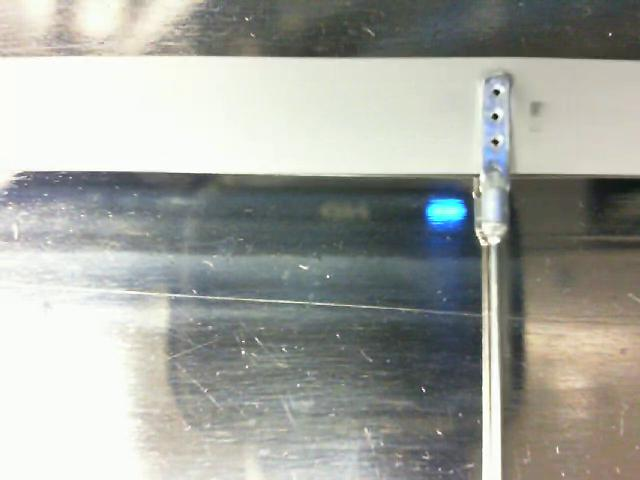
//> input picture 1.jpg, 640 x 480 px
$ ./findContours 1.jpg   (built with g++ and OpenCV 4)
//> lines starting //> are read from the running program, lines starting //| are printed output that depends on the picture; after the words box and inside, x2 and y2 are one past the last pixel; in counts of white or black regions, pixels touching at a corner belong together
#include <opencv2/highgui/highgui.hpp>
#include <opencv2/imgproc/imgproc.hpp>

#include <iostream>
#include <stdio.h>
#include <stdlib.h>

using namespace cv;
using namespace std;

Mat src; Mat src_gray;
int thresh = 100;
int max_thresh = 255;
RNG rng(12345);

void thresh_callback(int, void*);

int main(int argc, char** argv) {
    src = imread(argv[1], 1);
//> src is the input picture: 480 rows x 640 cols, CV_8UC3; mean B, G, R 158.7, 164.8, 162.4

    cvtColor(src, src_gray, CV_BGR2GRAY);
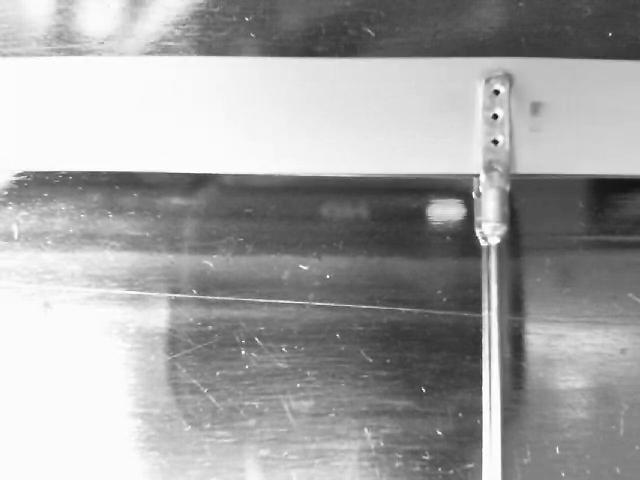
//> src_gray: 480 rows x 640 cols, CV_8UC1; min 8, max 255, mean 163.4
    blur(src_gray, src_gray, Size(1, 1));

    char* source_window = "Source";
    namedWindow(source_window, CV_WINDOW_AUTOSIZE);
    imshow(source_window, src);

    createTrackbar(" Canny thresh:", "Source", &thresh, max_thresh, thresh_callback);
    thresh_callback(0, 0);

    waitKey(0);
    return(0);
}

void thresh_callback(int, void*) {
    Mat canny_output;
    vector< vector<Point> > contours;
    vector<Vec4i> hierarchy;

    Canny(src_gray, canny_output, thresh, thresh*2, 3);
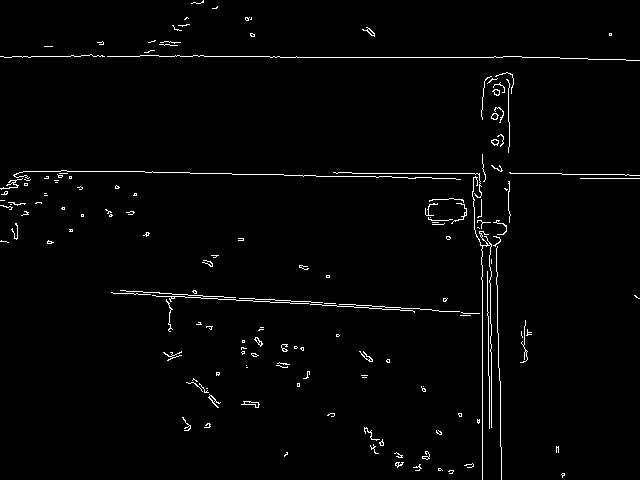
//> canny_output: 480 rows x 640 cols, CV_8UC1; 1.8% white in thin lines or dots
    findContours(canny_output, contours, hierarchy, CV_RETR_TREE, CV_CHAIN_APPROX_SIMPLE, Point(0,0));
//> contours = 207 contours, 195 with area under 20; largest, box (x1, y1, x2, y2) and area: (241, 401, 260, 408) 46, (244, 401, 259, 408) 40, (208, 394, 221, 408) 32, (491, 113, 499, 120) 32, (491, 139, 499, 146) 31
    namedWindow("Canny", CV_WINDOW_AUTOSIZE);
    imshow("Canny", canny_output);

    // get the moments
    vector<Moments> mu( contours.size() );
//> mu = 207 items
    for (int x=0; x<contours.size(); x++) {
        mu[x] = moments( contours[x], false );
    }

    // get the mass centers
    vector<Point2f> mc( contours.size() );
    for (int x=0; x<contours.size(); x++) {
        mc[x] = Point2f(mu[x].m10/mu[x].m00, mu[x].m01/mu[x].m00);
    }
//> after the loop, mc = 207 Points (x, y), first 12: [562.7, 474.1], [562.5, 474], [450.6, 471], [439.3, 469], [439.5, 469], [418.5, 466.8], [468.2, 464.9], [397.8, 463.9], [396.8, 464], [399.5, 455.5], [285.5, 454.1], [425.3, 456.8]

    // draw contours
    Mat drawing = Mat::zeros(canny_output.size(), CV_8UC3);
    for (int x=0; x<contours.size(); x++) {
        Scalar color = Scalar(rng.uniform(0, 255), rng.uniform(0, 255), rng.uniform(0, 255));
        drawContours(drawing, contours, x, color, CV_FILLED, 8, hierarchy, 0, Point());
    }
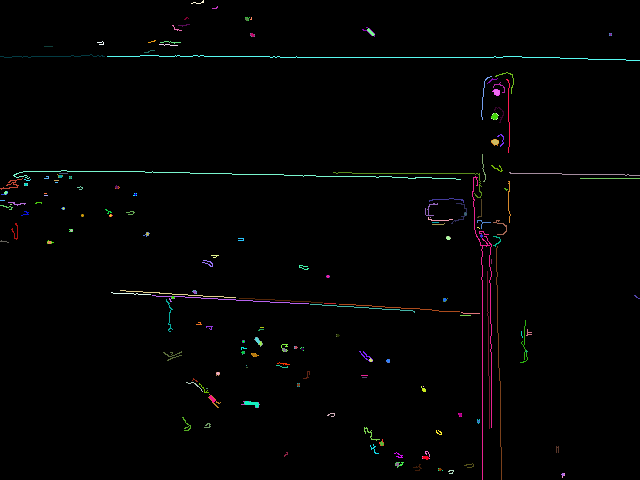
//> drawing: 480 rows x 640 cols, CV_8UC3; mean B, G, R 2.5, 2.5, 2.5
    namedWindow("Contours", CV_WINDOW_AUTOSIZE);
    imshow("Contours", drawing);

    // calculate the area with the moments 00 and compare with the result of the OpenCV function
    float biggestArea = 0.00f;
    printf("\t Info: Area and Contour Length \n");
    for (int x=0; x<contours.size(); x++) {
        printf(" * Contour[%d] - Area (M_00) = %.2f - Area OpenCV: %.2f - Length: %.2f \n", x, mu[x].m00, contourArea(contours[x]), arcLength( contours[x], true ) );

        // [4 lines of commented-out code are left out]
    }
//> this loop made 207 passes
//|  * Contour[0] - Area (M_00) = 5.50 - Area OpenCV: 5.50 - Length: 12.24
//|  * Contour[1] - Area (M_00) = 4.00 - Area OpenCV: 4.00 - Length: 7.66
//|  * Contour[2] - Area (M_00) = 2.00 - Area OpenCV: 2.00 - Length: 22.49
//|  * Contour[3] - Area (M_00) = 5.00 - Area OpenCV: 5.00 - Length: 11.66
//|  * Contour[4] - Area (M_00) = 4.00 - Area OpenCV: 4.00 - Length: 7.66
//|  * Contour[5] - Area (M_00) = 4.50 - Area OpenCV: 4.50 - Length: 36.38
//|  * Contour[6] - Area (M_00) = 1.50 - Area OpenCV: 1.50 - Length: 36.73
//|  * Contour[7] - Area (M_00) = 15.50 - Area OpenCV: 15.50 - Length: 29.56
//> (output is shown up to pass 8 of 207)
}
